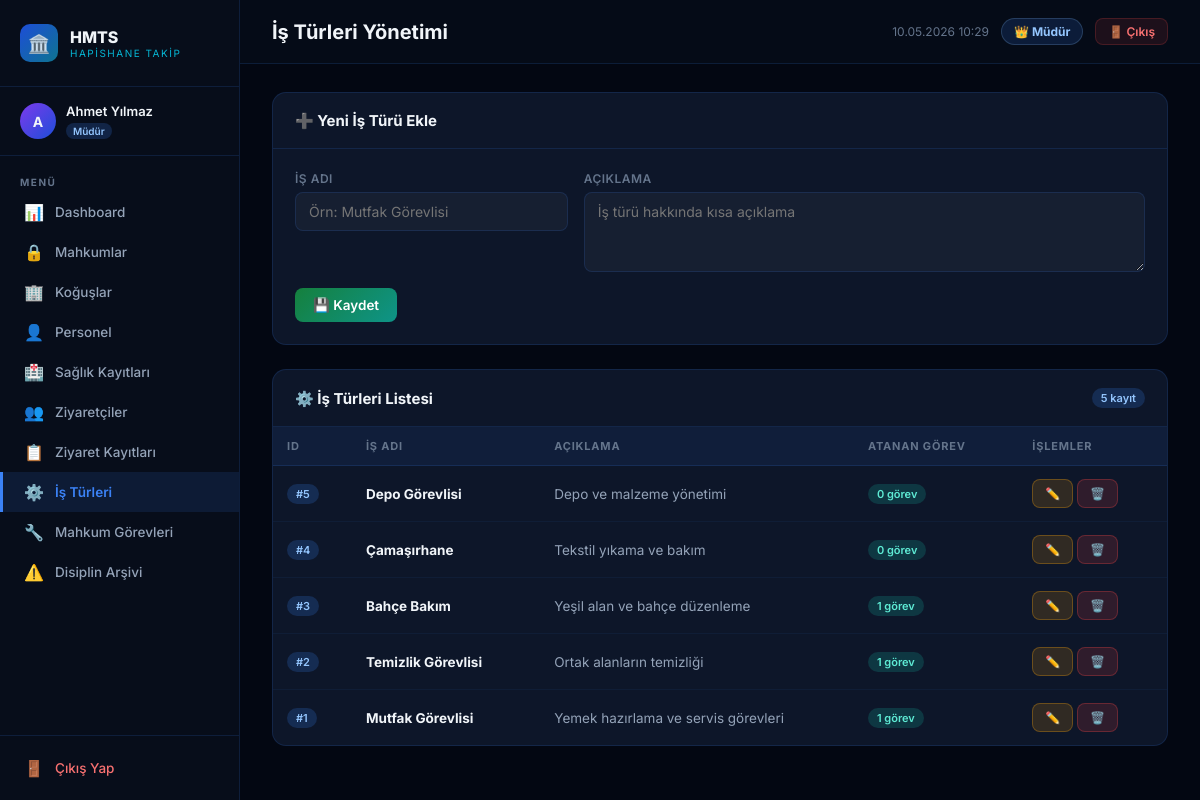
Page /frontend/is_turleri.php (signed in) on the committed database.
### tables this page shows
CREATE TABLE IF NOT EXISTS is_turleri (
    is_turu_id  INT AUTO_INCREMENT PRIMARY KEY,
    is_adi      VARCHAR(150) NOT NULL,
    aciklama    TEXT
);

### frontend/is_turleri.php (the view, shortened to what this page needs)
<?php
require_once '../../backend/baglanti.php';
require_once '_layout.php';
$is_turleri = mysqli_query($baglanti, "
    SELECT it.*, COUNT(mg.gorev_id) as gorev_sayisi
    FROM is_turleri it
    LEFT JOIN mahkum_gorevleri mg ON it.is_turu_id = mg.is_turu_id
    GROUP BY it.is_turu_id
    ORDER BY it.is_turu_id DESC
");
?>
<div class="card" style="margin-bottom:24px;">
    <div class="card-header"><span class="card-title">➕ Yeni İş Türü Ekle</span></div>
    <div class="card-body">
        <form action="is_turleri.php" method="GET">
            <div class="form-grid">
                <div class="form-group">
                    <label class="form-label">İş Adı</label>
                    <input class="form-control" type="text" name="is_adi" placeholder="Örn: Mutfak Görevlisi" required>
                </div>
                <div class="form-group" style="grid-column:span 2;">
                    <label class="form-label">Açıklama</label>
                    <textarea class="form-control" name="aciklama" placeholder="İş türü hakkında kısa açıklama" rows="2"></textarea>
                </div>
            </div>
            <div style="margin-top:16px;">
                <button type="submit" name="kaydet" value="1" class="btn btn-success">💾 Kaydet</button>
            </div>
        </form>
    </div>
</div>
<div class="card">
    <div class="card-header">
        <span class="card-title">⚙️ İş Türleri Listesi</span>
        <span class="badge badge-blue"><?= mysqli_num_rows($is_turleri) ?> kayıt</span>
    </div>
    <div class="table-wrap">
        <table>
            <thead>
                <tr><th>ID</th><th>İş Adı</th><th>Açıklama</th><th>Atanan Görev</th><th>İşlemler</th></tr>
            </thead>
            <tbody>
            <?php if (mysqli_num_rows($is_turleri) === 0): ?>
                <tr><td colspan="5"><div class="empty-state"><div class="empty-icon">⚙️</div><p>Henüz iş türü kaydı yok.</p></div></td></tr>
            <?php else: while ($i = mysqli_fetch_assoc($is_turleri)): ?>
                <tr>
                    <td><span class="badge badge-blue">#<?= $i['is_turu_id'] ?></span></td>
                    <td><strong style="color:var(--text)"><?= htmlspecialchars($i['is_adi']) ?></strong></td>
                    <td style="max-width:240px;overflow:hidden;text-overflow:ellipsis;white-space:nowrap;" title="<?= htmlspecialchars($i['aciklama'] ?? '') ?>">
                        <?= htmlspecialchars($i['aciklama'] ?? '–') ?>
                    </td>
                    <td><span class="badge badge-teal"><?= $i['gorev_sayisi'] ?> görev</span></td>
                    <td style="white-space:nowrap;">
                        <button onclick="doldurDuzenle(<?= htmlspecialchars(json_encode($i)) ?>)" class="btn btn-warning btn-sm">✏️</button>
                        <a href="is_turleri.php?sil=1&is_turu_id=<?= $i['is_turu_id'] ?>" class="btn btn-danger btn-sm" onclick="return confirm('İş türünü silmek istiyor musunuz?')">🗑️</a>
                    </td>
                </tr>
            <?php endwhile; endif; ?>
            </tbody>
        </table>
    </div>
</div>

### frontend/_layout.php (style rules this page uses)
*, *::before, *::after { box-sizing: border-box; margin: 0; padding: 0; }
:root { --sidebar-w: 240px; --primary: #3b82f6; --primary-d: #1d4ed8; --accent: #06b6d4; --success: #22c55e; --warning: #f59e0b; --danger: #ef4444; --bg-deep: #030712; --bg-sidebar: #070d1a; --bg-card: #0d1629; --bg-card2: #111d35; --border: rgba(59,130,246,0.15); --border-h: rgba(59,130,246,0.4); --text: #f1f5f9; --text-muted: #64748b; --text-sub: #94a3b8; }
html, body { height: 100%; }
body { font-family: 'Inter', sans-serif; background: var(--bg-deep); color: var(--text); display: flex; min-height: 100vh; }
.card { background: var(--bg-card); border: 1px solid var(--border); border-radius: 14px; overflow: hidden; }
.card-header { padding: 18px 22px; border-bottom: 1px solid var(--border); display: flex; align-items: center; justify-content: space-between; }
.card-title { font-size: 15px; font-weight: 700; color: var(--text); }
.card-body { padding: 22px; }
.form-grid { display: grid; grid-template-columns: repeat(auto-fit, minmax(220px,1fr)); gap: 16px; }
.form-group { display: flex; flex-direction: column; gap: 6px; }
.form-label { font-size: 12px; font-weight: 600; color: var(--text-muted); letter-spacing: 0.5px; text-transform: uppercase; }
.form-control { padding: 10px 13px; background: rgba(255,255,255,0.04); border: 1px solid var(--border); border-radius: 8px; color: var(--text); font-size: 14px; font-family: inherit; outline: none; transition: all 0.2s; }
textarea.form-control { resize: vertical; min-height: 80px; }
.btn { display: inline-flex; align-items: center; gap: 7px; padding: 9px 18px; border: none; border-radius: 8px; font-size: 13.5px; font-weight: 600; font-family: inherit; cursor: pointer; text-decoration: none; transition: all 0.2s; }
.btn-success { background: linear-gradient(135deg,#15803d,#0e9488); color:#fff; }
.btn-danger { background: rgba(239,68,68,0.15); color:#f87171; border:1px solid rgba(239,68,68,0.3); }
.btn-warning { background: rgba(245,158,11,0.15); color:#fbbf24; border:1px solid rgba(245,158,11,0.3); }
.btn-sm { padding: 6px 12px; font-size: 12px; }
.table-wrap { overflow-x: auto; }
table { width: 100%; border-collapse: collapse; }
thead tr { background: rgba(59,130,246,0.08); }
th { padding: 12px 14px; font-size: 11px; font-weight: 700; color: var(--text-muted); text-align: left; letter-spacing: 0.8px; text-transform: uppercase; border-bottom: 1px solid var(--border); white-space: nowrap; }
td { padding: 13px 14px; font-size: 13.5px; color: var(--text-sub); border-bottom: 1px solid rgba(59,130,246,0.06); }
tbody tr { transition: background 0.15s; }
tbody tr:last-child td { border-bottom: none; }
.badge { display: inline-flex; align-items: center; gap: 4px; padding: 3px 9px; border-radius: 20px; font-size: 11px; font-weight: 600; }
.badge-blue { background:rgba(59,130,246,0.2); color:#93c5fd; }
.badge-teal { background:rgba(20,184,166,0.2); color:#5eead4; }

### rows in the picture
is_turleri: is_turu_id "5", is_adi "Depo Görevlisi", aciklama "Depo ve malzeme yönetimi", gorev_sayisi "0"
is_turleri: is_turu_id "4", is_adi "Çamaşırhane", aciklama "Tekstil yıkama ve bakım", gorev_sayisi "0"
is_turleri: is_turu_id "3", is_adi "Bahçe Bakım", aciklama "Yeşil alan ve bahçe düzenleme", gorev_sayisi "1"
is_turleri: is_turu_id "2", is_adi "Temizlik Görevlisi", aciklama "Ortak alanların temizliği", gorev_sayisi "1"
is_turleri: is_turu_id "1", is_adi "Mutfak Görevlisi", aciklama "Yemek hazırlama ve servis görevleri", gorev_sayisi "1"

### other values in the picture
mb_substr($user_name, 0, 1) "A"
$user_name "Ahmet Yılmaz"
$user_role "Müdür"
$item['icon'] "📊"
$item['label'] "Dashboard"
$item['icon'] "🔒"
$item['label'] "Mahkumlar"
$item['icon'] "🏢"
$item['label'] "Koğuşlar"
$item['icon'] "👤"
$item['label'] "Personel"
$item['icon'] "🏥"
$item['label'] "Sağlık Kayıtları"
$item['icon'] "👥"
$item['label'] "Ziyaretçiler"
